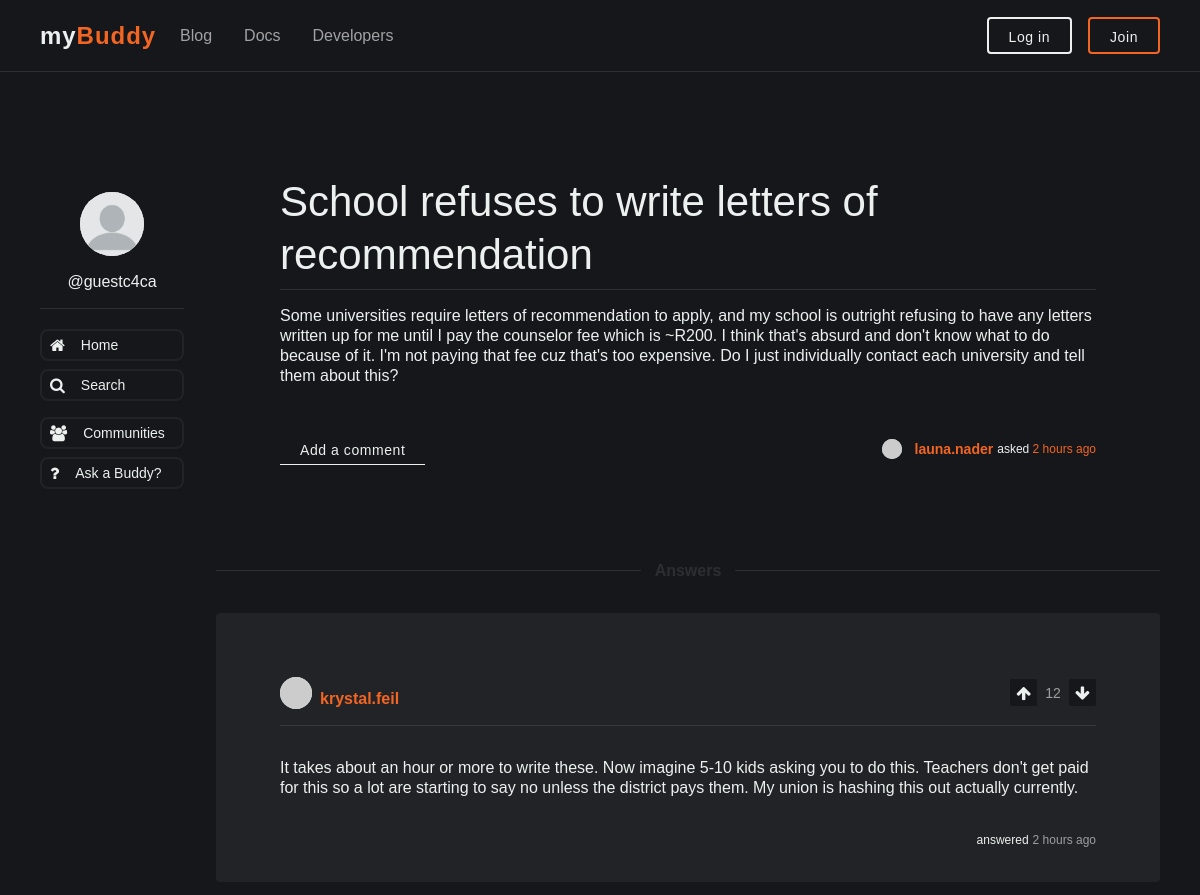
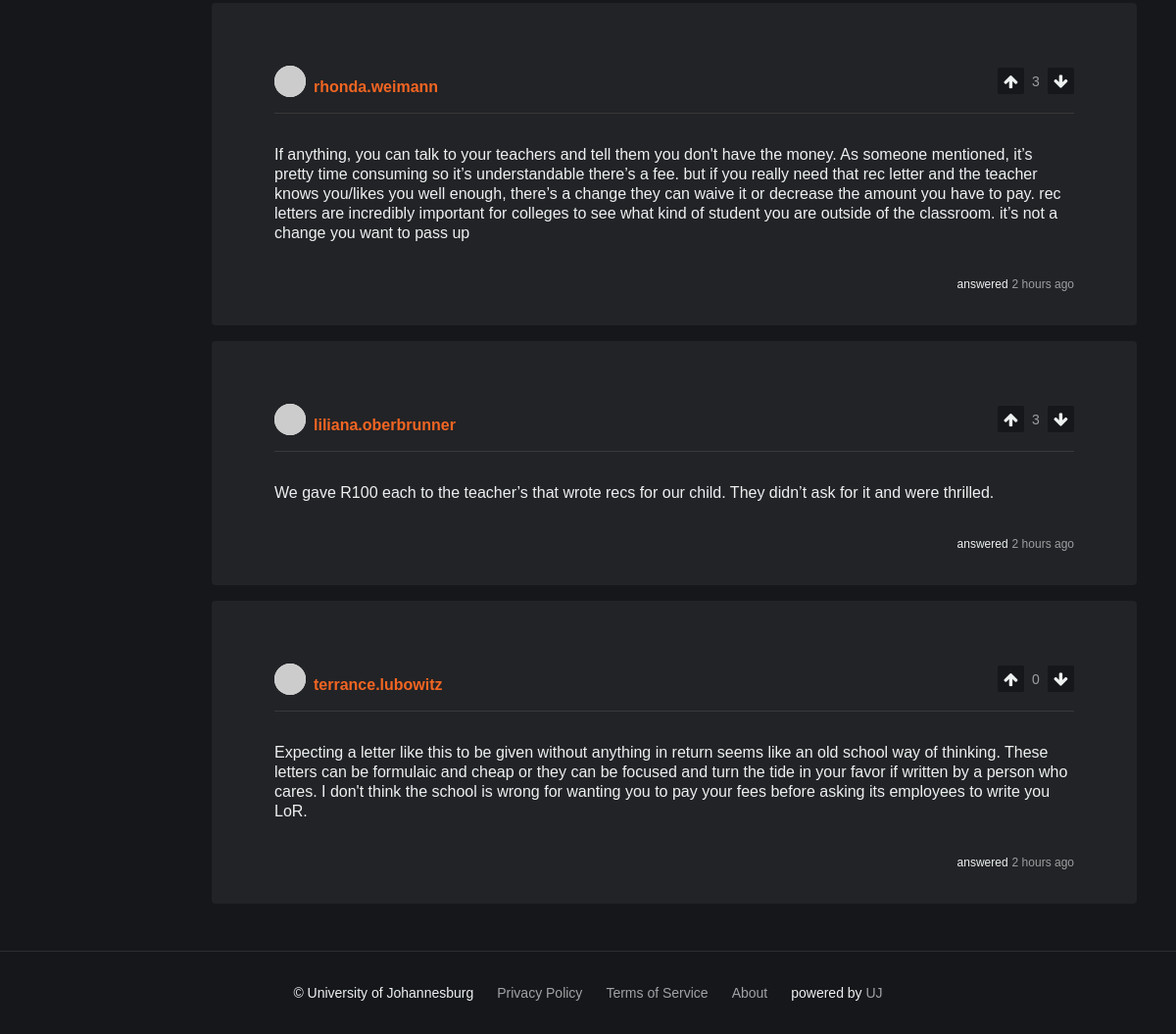
Page /post/question.php?id=3 on the committed database (2 pictures, top to bottom).
### tables this page shows
CREATE TABLE `post` (
  `id` bigint(20) NOT NULL,
  `post_title` varchar(255) NOT NULL,
  `post_content` longtext NOT NULL,
  `post_created_date` timestamp NOT NULL DEFAULT current_timestamp(),
  `post_created_by` varchar(255) NOT NULL,
  `post_created_by_id` bigint(20) NOT NULL,
  `post_created_by_avatar` varchar(255) NOT NULL,
  `post_number_of_answers` bigint(20) DEFAULT 0,
  `post_notification_email_status` int(11) DEFAULT 0
);

CREATE TABLE `post_answer` (
  `id` bigint(20) NOT NULL,
  `post_id` bigint(20) NOT NULL,
  `post_answer_content` longtext NOT NULL,
  `post_answer_created_date` timestamp NOT NULL DEFAULT current_timestamp(),
  `post_answer_created_by` varchar(255) NOT NULL,
  `post_answer_created_by_id` varchar(255) NOT NULL,
  `post_answer_created_by_avatar` varchar(255) NOT NULL,
  `post_answer_number_of_votes` bigint(20) DEFAULT 0
);

### core/functions.php (called while the page is built)
<?php
function time_elapsed_string($datetime, $full = false) {
    $now = new DateTime;
    $ago = new DateTime($datetime);
    $diff = $now->diff($ago);
    $diff->w = floor($diff->d / 7);
    $diff->d -= $diff->w * 7;
    $string = array(
        'y' => 'year',
        'm' => 'month',
        'w' => 'week',
        'd' => 'day',
        'h' => 'hour',
        'i' => 'minute',
        's' => 'second',
    );
    foreach ($string as $k => &$v) {
        if ($diff->$k) {
            $v = $diff->$k . ' ' . $v . ($diff->$k > 1 ? 's' : '');
        } else {
            unset($string[$k]);
        }
    }
    if (!$full) $string = array_slice($string, 0, 1);
    return $string ? implode(', ', $string) . ' ago' : 'just now';
}

### post/question.php (the view, shortened to what this page needs)
<?php
    require_once "../core/init.php";
    require_once "../core/functions.php";
    if (isset($_GET['id'])) {
        $id = (string) $_GET['id'];
        $sql = "SELECT * FROM post WHERE id=?";
        $stmt = mysqli_stmt_init($connection);
        if (!mysqli_stmt_prepare($stmt, $sql)) {
            header("Location: " . ROOT_URL . "/dashboard.php?error=sqlerror");
            exit();
        } else {
            mysqli_stmt_bind_param($stmt, "s", $id);
            mysqli_stmt_execute($stmt);
            $result = mysqli_stmt_get_result($stmt);
            $post = mysqli_fetch_assoc($result);
        }
    } else {
        header("Location: " . ROOT_URL . "/dashboard.php");
        exit();
    }
    require_once "../shared/header.php";
?>
    <main class="main-wrapper">
        <section class="section_home">
            <div class="padding-global">
                <div class="container">
                    <?php require_once "../shared/navbar_left.php"?>
                    <div class="content">
                        <div class="question" id="question-<?php echo $post['id']; ?>">
                            <div class="question-content">
                                <div class="question-content-header">
                                    <div class="question-content-title">
                                        <h3 class="text-color-white heading-style-h3"><?php echo $post['post_title']; ?></h3>
                                    </div>
                                    <div class="spacing-block padding-xsmall"></div>
                                    <div class="line-divider"></div>
                                </div>
                                <div class="spacing-block padding-small"></div>
                                <div class="question-content-body">
                                    <p><?php echo $post['post_content']; ?></p>
                                </div>
                                <div class="spacing-block padding-medium"></div>
                                <div class="question-content-footer">
                                    <?php
                                        if (isset($_SESSION['user_id']) && $_SESSION['user_username'] == $post['post_created_by']) {
                                            echo '<button id="add-comment-btn" class="button is-small" onclick="toggleModal(' . "'add-answer'" . ')">Add a comment</button>';
                                            echo '<button id="add-comment-btn" class="button is-small align-left" onclick="toggleModal(' . "'update-post'" . ')">Edit post</button>';
                                        } else if (isset($_SESSION['user_id'])) {
                                            echo '<button id="add-comment-btn" class="button is-small" onclick="toggleModal(' . "'add-answer'" . ')">Add a comment</button>';
                                        } else {
                                            echo '<button id="add-comment-btn" class="button is-small" onclick="toggleModal(' . "'login'" . ')">Add a comment</button>';
                                        }
                                    ?>
                                    <div class="user-card">
                                        <div class="user-card-profile-pic">
                                            <img src="<?php echo $post['post_created_by_avatar']; ?>" loading="lazy" alt>
                                        </div>
                                        <div class="user-card-info">
                                            <div class="user-card-link">
                                                <h3 class="text-weight-bold"><a href="#" class="text-color-uj"><?php echo $post['post_created_by']; ?></a></h3>
                                            </div>
                                        </div>
                                        <time class="user-card-time">
                                            asked
                                            <span class="relative-time text-color-uj"><?php echo time_elapsed_string($post['post_created_date']); ?></span>
                                        </time>
                                    </div>
                                </div>
                            </div>
                        </div>
                        <div class="spacing-block padding-medium"></div>
                        <div class="line-separator-wrapper">
                            <div class="line-divider"></div>
                            <h4 class="line-separator">Answers</h4>
                            <div class="line-divider"></div>
                        </div>
                        <div class="spacing-block padding-medium"></div>
                        <?php
                            $post_id = $_GET['id'];
                            $sql = "SELECT * FROM post_answer WHERE post_id=$post_id ORDER BY post_answer_number_of_votes DESC";
                            $post_answers = mysqli_query($connection, $sql);
                            if (mysqli_num_rows($post_answers) == 0) {
                        ?>
                        <p class="text-align-center text-muted text-size-small">0 answers</p>
                        <div class="spacing-block padding-medium"></div>
                        <div class="spacing-block padding-medium"></div>
                        <?php
                            } else {
                        ?>
                        <ul class="answers">
                            <?php foreach($post_answers as $post_answer) { ?>
                            <li class="answer">
                                <div class="answer-content">
                                    <div class="answer-content-header">
                                        <div class="user-card-info">
                                            <div class="user-card-profile-pic">
                                                <img src="<?php echo $post_answer['post_answer_created_by_avatar']; ?>" loading="lazy" alt>
                                            </div>
                                            <div class="user-card-link">
                                                <h4 class="text-weight-bold"><a href="#" class="text-color-uj"><?php echo $post_answer['post_answer_created_by']; ?></a></h4>
                                            </div>
                                        </div>
                                        <div class="answer-vote">
                                            <?php
                                                if (!isset($_SESSION['user_id'])) {
                                                    $redirect = 'onclick="toggleModal(' . "'login'" . ')"';
                                                } else {
                                                    $redirect = 'href=' . ROOT_URL . '/post/answers/vote.php?id=' . $post_answer['id'] . '&post_id=' . $post_answer['post_id'];
                                                }
                                                $sql = "SELECT * FROM post_answer_vote WHERE post_id=" . $post_answer['id'];
                                                $post_answer_number_of_votes = mysqli_num_rows(mysqli_query($connection, $sql));
                                            ?>
                                            <a id="upvote-btn" <?php echo $redirect . "&vote=up"; ?> class="fa fa-arrow-up voting-button"></a>
                                            <div class="answer-score text-muted text-size-small"><?php echo $post_answer_number_of_votes?></div>
                                            <a id="downvote-btn" <?php echo $redirect . "&vote=down"; ?> class="fa fa-arrow-down voting-button"></a>
                                        </div>
                                    </div>
                                    <div class="spacing-block padding-small"></div>
                                    <div class="line-divider"></div>
                                    <div class="spacing-block padding-medium"></div>
                                    <div class="answer-content-body">
                                        <p><?php echo $post_answer['post_answer_content']; ?></p>
                                    </div>
                                    <div class="spacing-block padding-small"></div>
                                    <div class="answer-content-footer">
                                        <div class="user-card">
                                            answered
                                            <time class="user-card-time text-muted">
                                                <span><?php echo time_elapsed_string($post_answer['post_answer_created_date']); ?></span>
                                            </time>
                                        </div>
                                    </div>
                                </div>
                            </li>
                            <?php }; ?>
                        </ul>
                        <?php }
                        ?>
                    </div>
            </div>
        </section>
    </main>
    <div class="spacing-block padding-large"></div>
<?php
    require_once "../shared/footer.php";
?>

### rows in the picture
post: post_title "School refuses to write letters of recommendation", post_content "Some universities require letters of recommendation to apply, and my school is outright refusing to have any letters written up for me until I pay the counselor fee which is ~R200. I think that's absurd and don't know what to do because of it. I'm not paying that fee cuz that's too expensive. Do I just individually contact each university and tell them about this?", post_created_by "launa.nader", post_created_date "2 hours ago"
post_answer: post_answer_created_by "krystal.feil", post_answer_number_of_votes "12", post_answer_content "It takes about an hour or more to write these. Now imagine 5-10 kids asking you to do this. Teachers don't get paid for this so a lot are starting to say no unless the district pays them. My union is hashing this out actually currently.", post_answer_created_date "2 hours ago"
post_answer: post_answer_created_by "rhonda.weimann", post_answer_number_of_votes "3", post_answer_content "If anything, you can talk to your teachers and tell them you don't have the money. As someone mentioned, it’s pretty time consuming so it’s understandable there’s a fee. but if you really need that rec letter and the teacher knows you/likes you well enough, there’s a change they can waive it or decrease the amount you have to pay. rec letters are incredibly important for colleges to see what kind of student you are outside of the classroom. it’s not a change you want to pass up", post_answer_created_date "2 hours ago"
post_answer: post_answer_created_by "liliana.oberbrunner", post_answer_number_of_votes "3", post_answer_content "We gave R100 each to the teacher’s that wrote recs for our child. They didn’t ask for it and were thrilled.", post_answer_created_date "2 hours ago"
post_answer: post_answer_created_by "terrance.lubowitz", post_answer_number_of_votes "0", post_answer_content "Expecting a letter like this to be given without anything in return seems like an old school way of thinking. These letters can be formulaic and cheap or they can be focused and turn the tide in your favor if written by a person who cares. I don't think the school is wrong for wanting you to pay your fees before asking its employees to write you LoR.", post_answer_created_date "2 hours ago"

### other values in the picture
$user_display_name "@guestc4ca"
